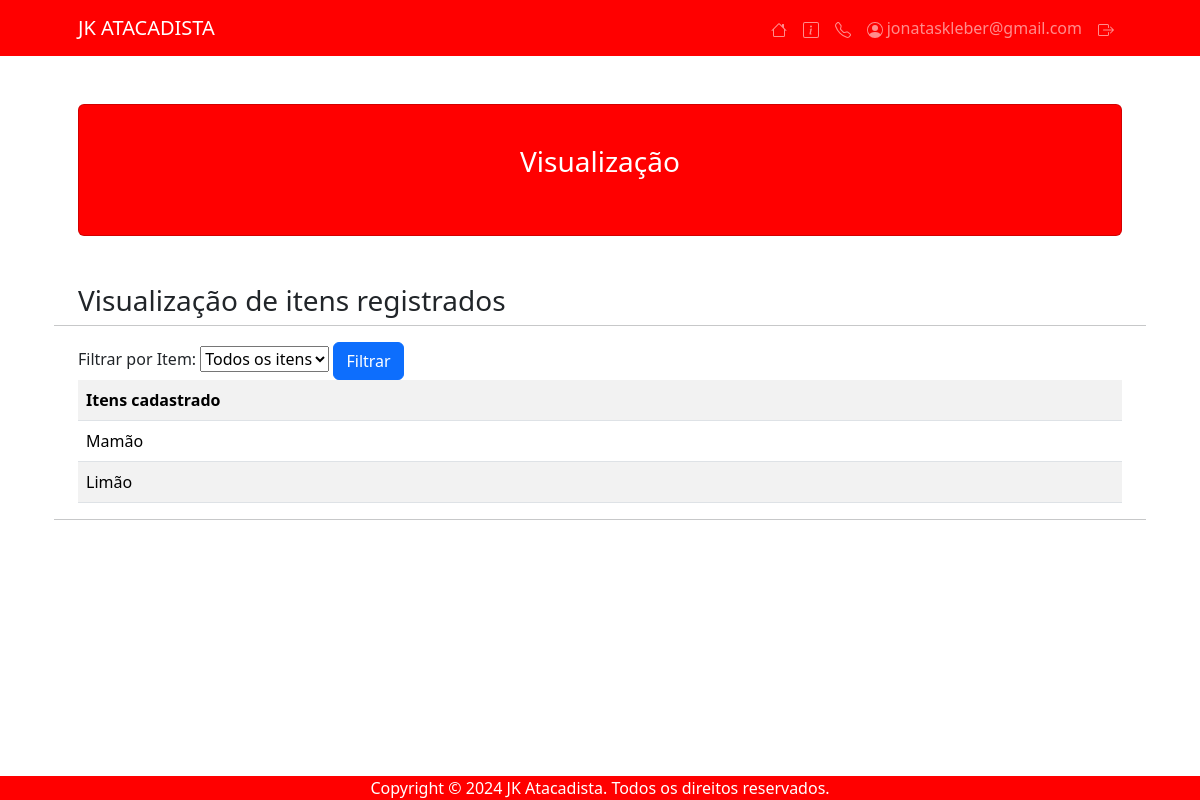
The app's page /visualizar/ (signed in), older data.
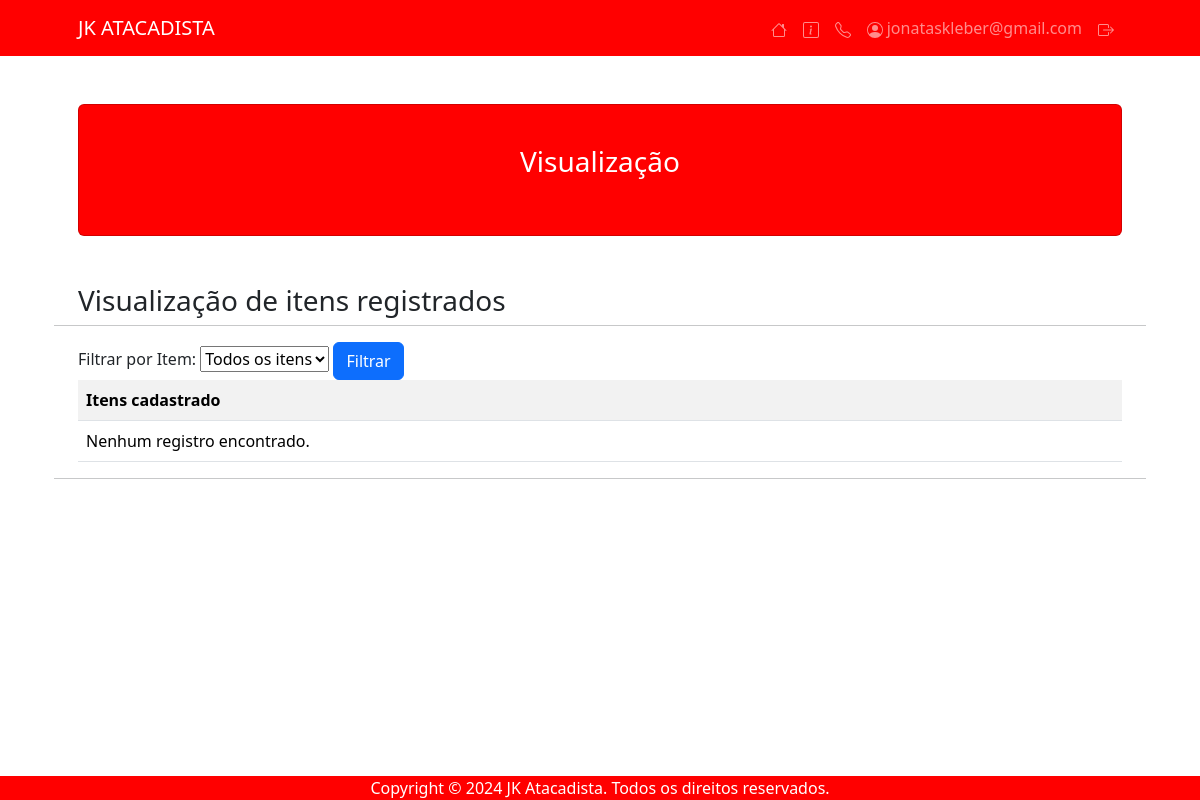
The same page, newer data.
### usuarios/models.py (models this page shows)
class Item(models.Model):
    usuario = models.CharField(max_length=200)
    nome_aluno = models.CharField(max_length= 200) #CharField se refere ao tipo de atributo que nesse caso é Char
    item = models.CharField(User, max_length= 200)

### usuarios/views.py (the view, shortened to what this page needs)
# urls.py: path('visualizar/', views.visualizar, name = 'visualizar'),
def visualizar(request):
    if request.method == "GET":
        if request.user.is_authenticated:
            lista_item = Item.objects.filter(nome_aluno=request.user.first_name)
            dicionario_item = {'lista_item': lista_item}
            return render(request, 'usuarios/visualizar.html', dicionario_item)
        else:
            return render(request, 'usuarios/login.html', {'error_message': 'Cara, acho que você errou alguma coisa.'})

### usuarios/templates/usuarios/visualizar.html (shortened to what this page needs)
{% extends 'usuarios/base.html' %}
{% block titulo %}<h3>Visualização</h3>{% endblock %}
{% block conteudo %}
<h3>Visualização de itens registrados</h3>
<hr>
<form action="{% url 'visualizar' %}" method="POST">
    <div class="filter">
        <label for="itemaName">Filtrar por Item:</label>
        <select name="item">
            <option>Todos os itens</option>
        </select>
        <button type="submit" class="btn btn-primary">Filtrar</button>
    </div>
</form>
<div class="table-responsive">
    <table class="table table-striped">
        <tr>
            <th>Itens cadastrado</th>
        </tr>
        {% for campo in lista_item %}
        <tr>
            <td>{{ campo.item }}</td>
        {% empty %}
        <tr>
            <td colspan="6">Nenhum registro encontrado.</td>
        </tr>
        {% endfor %}
    </table>
</div>
<hr>
{% endblock %}

Row changes from the older to the newer data that the page shows:
removed Item: item "Mamão"
removed Item: item "Limão"
Text that changed along with them:
text now shown: "Nenhum registro encontrado."
